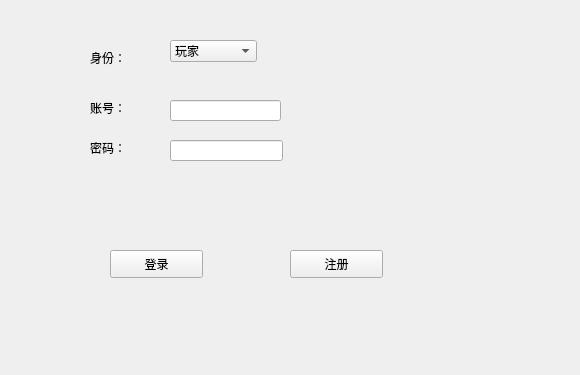
<?xml version="1.0" encoding="UTF-8"?>
<ui version="4.0">
 <class>Login</class>
 <widget class="QWidget" name="Login">
  <property name="geometry">
   <rect>
    <x>0</x>
    <y>0</y>
    <width>580</width>
    <height>375</height>
   </rect>
  </property>
  <property name="windowTitle">
   <string>Login</string>
  </property>
  <widget class="QLabel" name="label_account">
   <property name="geometry">
    <rect>
     <x>90</x>
     <y>100</y>
     <width>72</width>
     <height>15</height>
    </rect>
   </property>
   <property name="text">
    <string>账号：</string>
   </property>
  </widget>
  <widget class="QLabel" name="label_password">
   <property name="geometry">
    <rect>
     <x>90</x>
     <y>140</y>
     <width>72</width>
     <height>15</height>
    </rect>
   </property>
   <property name="text">
    <string>密码：</string>
   </property>
  </widget>
  <widget class="QLineEdit" name="lineEdit_account">
   <property name="geometry">
    <rect>
     <x>170</x>
     <y>100</y>
     <width>111</width>
     <height>21</height>
    </rect>
   </property>
   <property name="text">
    <string/>
   </property>
  </widget>
  <widget class="QLineEdit" name="lineEdit_password">
   <property name="geometry">
    <rect>
     <x>170</x>
     <y>140</y>
     <width>113</width>
     <height>21</height>
    </rect>
   </property>
  </widget>
  <widget class="QPushButton" name="pushButton_login">
   <property name="geometry">
    <rect>
     <x>110</x>
     <y>250</y>
     <width>93</width>
     <height>28</height>
    </rect>
   </property>
   <property name="text">
    <string>登录</string>
   </property>
  </widget>
  <widget class="QPushButton" name="pushButton_register">
   <property name="geometry">
    <rect>
     <x>290</x>
     <y>250</y>
     <width>93</width>
     <height>28</height>
    </rect>
   </property>
   <property name="text">
    <string>注册</string>
   </property>
  </widget>
  <widget class="QComboBox" name="comboBox">
   <property name="geometry">
    <rect>
     <x>170</x>
     <y>40</y>
     <width>87</width>
     <height>22</height>
    </rect>
   </property>
   <item>
    <property name="text">
     <string>玩家</string>
    </property>
   </item>
   <item>
    <property name="text">
     <string>出题人</string>
    </property>
   </item>
  </widget>
  <widget class="QLabel" name="label">
   <property name="geometry">
    <rect>
     <x>90</x>
     <y>50</y>
     <width>72</width>
     <height>15</height>
    </rect>
   </property>
   <property name="text">
    <string>身份：</string>
   </property>
  </widget>
 </widget>
 <layoutdefault spacing="6" margin="11"/>
 <resources/>
 <connections/>
</ui>
